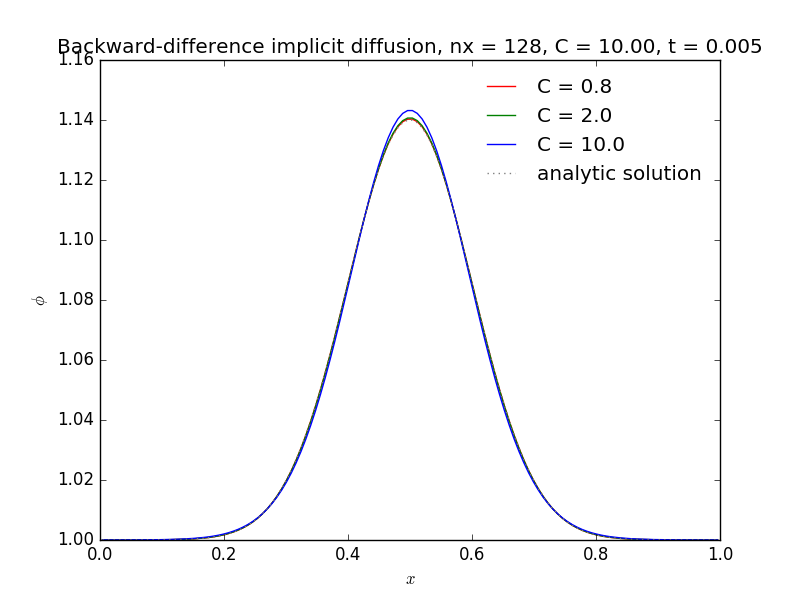

Write the Python code that produced this figure.
# -*- coding: utf-8 -*-

import os

"""
solve the diffusion equation:
phi_t = k phi_{xx} 
with a first-order (in time) implicit discretization
M. Zingale (2013-04-03)
"""

import numpy
from scipy import linalg
import sys
import pylab


def diffuseImplicit(gr, phi, k, dt):
    """ diffuse phi implicitly through timestep dt """

    phinew = gr.scratchArray()

    alpha = k * dt / gr.dx**2

    # create the RHS of the matrix
    R = phi[gr.ilo:gr.ihi + 1]

    # create the diagonal, d+1 and d-1 parts of the matrix
    d = (1.0 + 2.0 * alpha) * numpy.ones(gr.nx)
    u = -alpha * numpy.ones(gr.nx)
    u[0] = 0.0

    l = -alpha * numpy.ones(gr.nx)
    l[gr.nx - 1] = 0.0

    # set the boundary conditions by changing the matrix elements

    # homogeneous neumann
    d[0] = 1.0 + alpha
    d[gr.nx - 1] = 1.0 + alpha

    # solve
    A = numpy.matrix([u, d, l])
    phinew[gr.ilo:gr.ihi + 1] = linalg.solve_banded((1, 1), A, R)

    return phinew


class grid:

    def __init__(self, nx, ng=1, xmin=0.0, xmax=1.0):
        """ grid class initialization """

        self.nx = nx
        self.ng = ng

        self.xmin = xmin
        self.xmax = xmax

        self.dx = (xmax - xmin) / nx
        self.x = (numpy.arange(nx + 2 * ng) + 0.5 - ng) * self.dx + xmin

        self.ilo = ng
        self.ihi = ng + nx - 1

        # storage for the solution
        self.phi = numpy.zeros((nx + 2 * ng), dtype=numpy.float64)

    def fillBC(self):
        """ fill the Neumann BCs """

        # Neumann BCs
        self.phi[0:self.ilo] = self.phi[self.ilo]
        self.phi[self.ihi + 1:] = self.phi[self.ihi]

    def scratchArray(self):
        return numpy.zeros((2 * self.ng + self.nx), dtype=numpy.float64)

    def phi_a(self, t, k, t0, phi1, phi2):
        """ analytic solution """

        xc = 0.5 * (self.xmin + self.xmax)
        return (phi2 - phi1) * numpy.sqrt(t0 / (t + t0)) * \
            numpy.exp(-0.25 * (self.x - xc)**2 / (k * (t + t0))) + phi1

    def norm(self, e):
        """ return the norm of quantity e which lives on the grid """
        if not len(e) == (2 * self.ng + self.nx):
            return None

        return numpy.sqrt(self.dx * numpy.sum(e[self.ilo:self.ihi + 1]**2))


def evolve(nx, k, t0, phi1, phi2, C, tmax):
    """ 
    the main evolution loop.  Evolve 

     phi_t = k phi_{xx} 
    from t = 0 to tmax
    """

    # create the grid
    gr = grid(nx, ng=1, xmax=1.0)

    # time info
    dt = C * 0.5 * gr.dx**2 / k
    t = 0.0

    # initialize the data
    gr.phi[:] = gr.phi_a(0.0, k, t0, phi1, phi2)

    while (t < tmax):

        # make sure we end right at tmax
        if (t + dt > tmax):
            dt = tmax - t

        # diffuse for dt
        phinew = diffuseImplicit(gr, gr.phi, k, dt)

        gr.phi[:] = phinew[:]

        t += dt

    return gr


if __name__ == "__main__":

    # reference time
    t0 = 1.e-4

    # state coeffs
    phi1 = 1.0
    phi2 = 2.0

    k = 1.0

    #-------------------------------------------------------------------------
    # normal time

    tmax = 0.005

    nx = 128

    C = 0.8
    gr = evolve(nx, k, t0, phi1, phi2, C, tmax)

    pylab.plot(gr.x[gr.ilo:gr.ihi + 1],
               gr.phi[gr.ilo:gr.ihi + 1], color="r", label="C = 0.8")

    C = 2.0
    gr = evolve(nx, k, t0, phi1, phi2, C, tmax)

    pylab.plot(gr.x[gr.ilo:gr.ihi + 1],
               gr.phi[gr.ilo:gr.ihi + 1], color="g", label="C = 2.0")

    C = 10.0
    gr = evolve(nx, k, t0, phi1, phi2, C, tmax)

    pylab.plot(gr.x[gr.ilo:gr.ihi + 1],
               gr.phi[gr.ilo:gr.ihi + 1], color="b", label="C = 10.0")

    # analytic solution
    pylab.plot(gr.x[gr.ilo:gr.ihi + 1],
               gr.phi_a(tmax, k, t0, phi1, phi2)[gr.ilo:gr.ihi + 1],
               ls=":", color="0.5", label="analytic solution")

    pylab.legend(frameon=False)

    pylab.xlabel("$x$")
    pylab.ylabel(r"$\phi$")
    pylab.title(
        "Backward-difference implicit diffusion, nx = %d, C = %3.2f, t = %5.2g" % (nx, C, tmax))

    pylab.savefig("diffimplicit.png")

    #-------------------------------------------------------------------------
    # early time

    pylab.clf()

    tmax = 0.0005

    nx = 128

    C = 0.8
    gr = evolve(nx, k, t0, phi1, phi2, C, tmax)

    pylab.plot(gr.x[gr.ilo:gr.ihi + 1],
               gr.phi[gr.ilo:gr.ihi + 1], color="r", label="C = 0.8")

    C = 2.0
    gr = evolve(nx, k, t0, phi1, phi2, C, tmax)

    pylab.plot(gr.x[gr.ilo:gr.ihi + 1],
               gr.phi[gr.ilo:gr.ihi + 1], color="g", label="C = 2.0")

    C = 10.0
    gr = evolve(nx, k, t0, phi1, phi2, C, tmax)

    pylab.plot(gr.x[gr.ilo:gr.ihi + 1],
               gr.phi[gr.ilo:gr.ihi + 1], color="b", label="C = 10.0")

    # analytic solution
    pylab.plot(gr.x[gr.ilo:gr.ihi + 1],
               gr.phi_a(tmax, k, t0, phi1, phi2)[gr.ilo:gr.ihi + 1],
               ls=":", color="0.5", label="analytic solution")

    pylab.legend(frameon=False)

    pylab.xlim(0.3, 0.7)

    pylab.xlabel("$x$")
    pylab.ylabel(r"$\phi$")
    pylab.title(
        "Backward-difference implicit diffusion, nx = %d, C = %3.2f, t = %5.2g" % (nx, C, tmax))

    pylab.savefig("diffimplicit-early.png")

os.system("pause")
